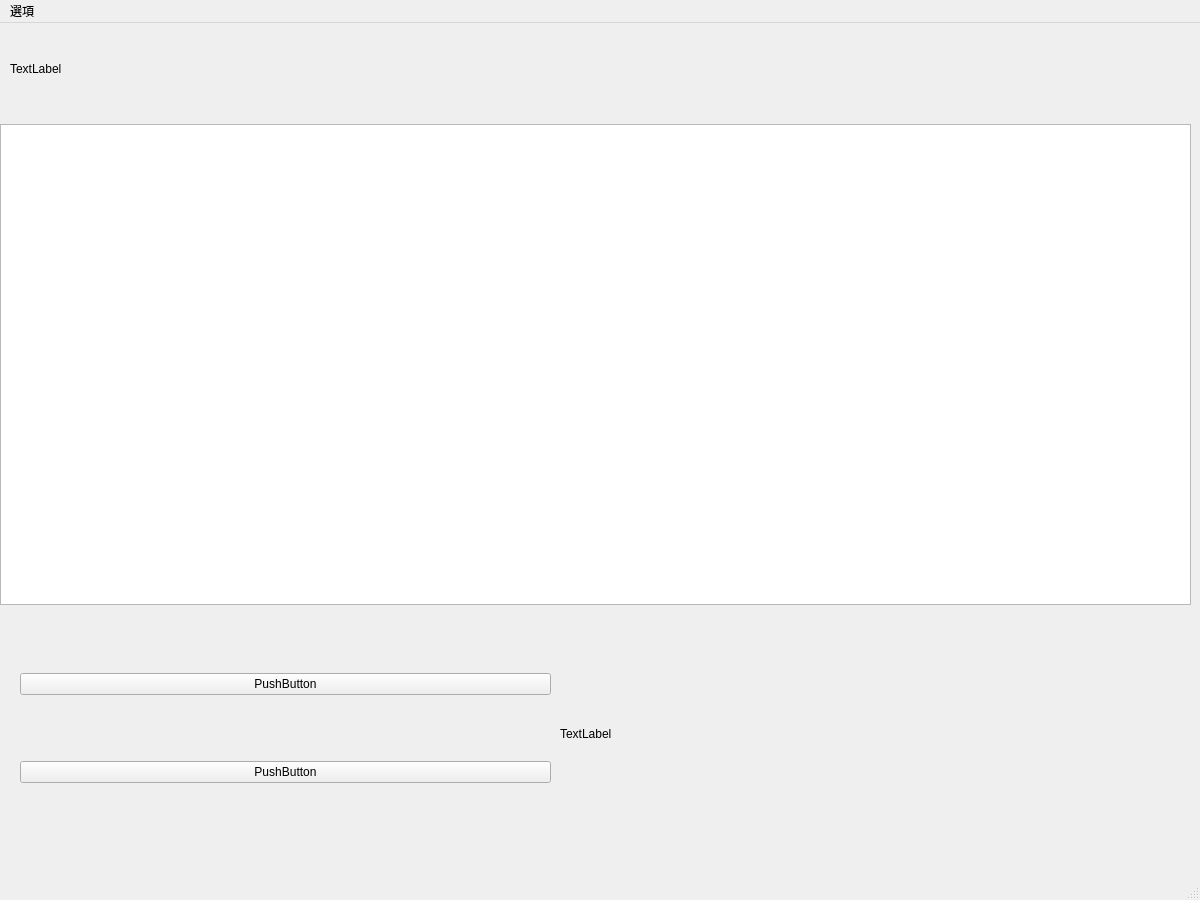
<?xml version="1.0" encoding="UTF-8"?>
<ui version="4.0">
 <class>MainWindow</class>
 <widget class="QMainWindow" name="MainWindow">
  <property name="geometry">
   <rect>
    <x>0</x>
    <y>0</y>
    <width>1200</width>
    <height>900</height>
   </rect>
  </property>
  <property name="windowTitle">
   <string>MainWindow</string>
  </property>
  <widget class="QWidget" name="centralwidget">
   <widget class="QLabel" name="label">
    <property name="geometry">
     <rect>
      <x>560</x>
      <y>590</y>
      <width>661</width>
      <height>241</height>
     </rect>
    </property>
    <property name="text">
     <string>TextLabel</string>
    </property>
   </widget>
   <widget class="QLabel" name="label_3">
    <property name="geometry">
     <rect>
      <x>10</x>
      <y>20</y>
      <width>551</width>
      <height>51</height>
     </rect>
    </property>
    <property name="text">
     <string>TextLabel</string>
    </property>
   </widget>
   <widget class="QTableWidget" name="tableWidget">
    <property name="geometry">
     <rect>
      <x>0</x>
      <y>101</y>
      <width>1191</width>
      <height>481</height>
     </rect>
    </property>
   </widget>
   <widget class="QWidget" name="gridLayoutWidget">
    <property name="geometry">
     <rect>
      <x>20</x>
      <y>590</y>
      <width>531</width>
      <height>231</height>
     </rect>
    </property>
    <layout class="QGridLayout" name="gridLayout">
     <item row="0" column="0">
      <widget class="QPushButton" name="pushButton">
       <property name="text">
        <string>PushButton</string>
       </property>
       <property name="autoDefault">
        <bool>false</bool>
       </property>
      </widget>
     </item>
     <item row="2" column="0">
      <widget class="QPushButton" name="pushButton_2">
       <property name="text">
        <string>PushButton</string>
       </property>
      </widget>
     </item>
    </layout>
   </widget>
  </widget>
  <widget class="QMenuBar" name="menubar">
   <property name="geometry">
    <rect>
     <x>0</x>
     <y>0</y>
     <width>1200</width>
     <height>25</height>
    </rect>
   </property>
   <widget class="QMenu" name="menu">
    <property name="title">
     <string>選項</string>
    </property>
    <addaction name="actionClose"/>
   </widget>
   <addaction name="menu"/>
  </widget>
  <widget class="QStatusBar" name="statusbar"/>
  <action name="actionNEW">
   <property name="text">
    <string>NEW</string>
   </property>
  </action>
  <action name="actionOPEN">
   <property name="text">
    <string>OPEN</string>
   </property>
  </action>
  <action name="actionClose">
   <property name="text">
    <string>Close</string>
   </property>
  </action>
 </widget>
 <resources/>
 <connections/>
</ui>
